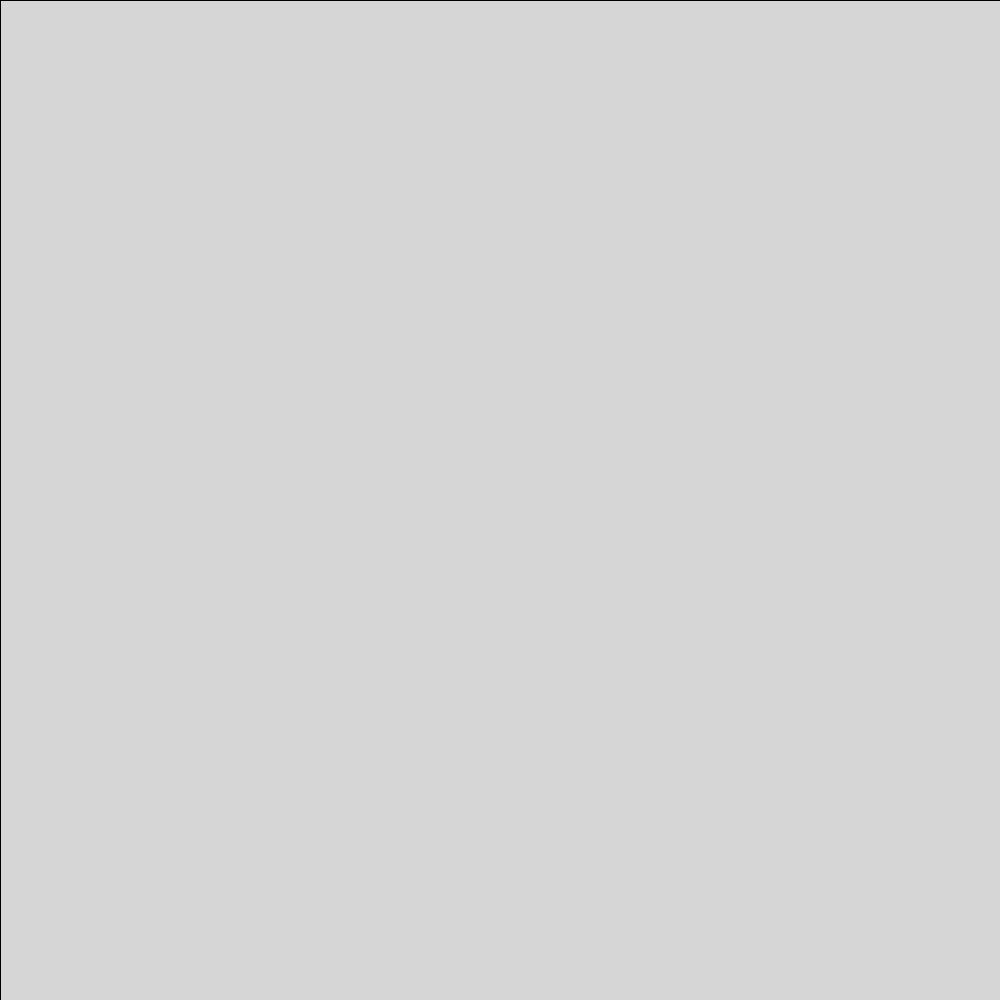
Frame 1 (no input)
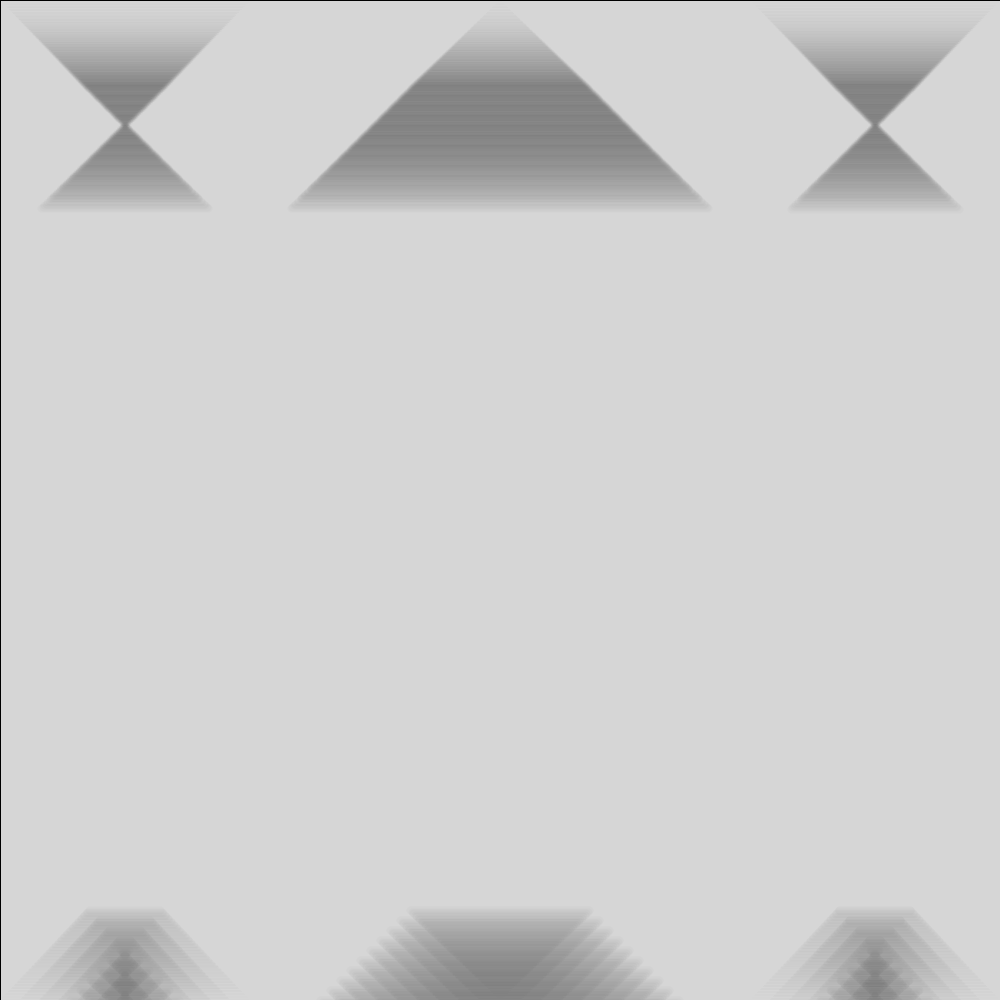
Frame 60 (the mouse pressed at the canvas centre just before this capture)
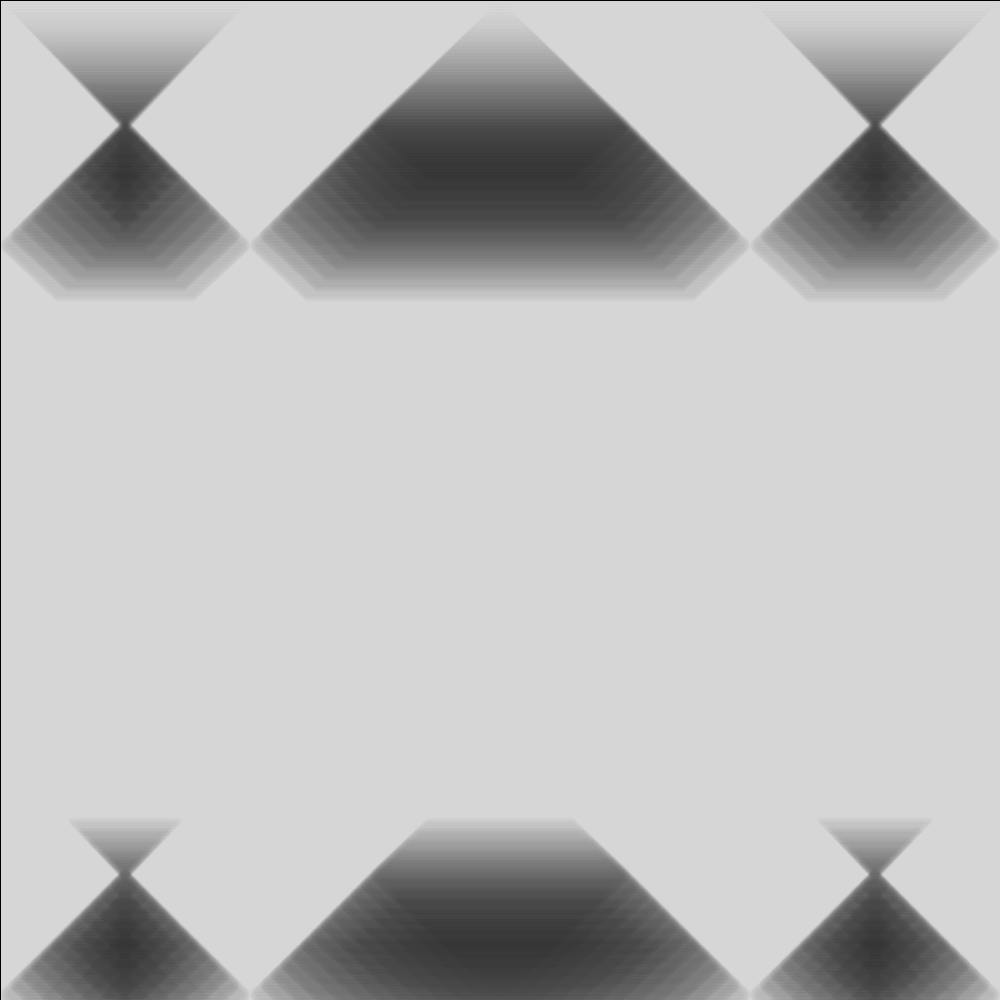
Frame 120 (the mouse held since frame 60 and released just before this capture)

The Processing sketch that drew these frames (run headless with seeded random() and noise(); from frame 60 on, the mouse is pressed at the canvas centre):

// Processing sketch: Final_Residency_Object2MultiplesTestCArtisticTests
// ── Final_Residency_Object2MultiplesTestCArtisticTests.pde
Lineangle lineangleA1 = new Lineangle();

void setup() {
  size(1000,1000);
  fill (255,50);
  rect(0,0,width,height);
}

void draw() {
  //background(255);
  lineangleA1.lineangleMove1();
  lineangleA1.lineangleMove2();
  lineangleA1.lineangleMove3();
  lineangleA1.lineangleMove4();
  lineangleA1.lineangleMove5();
  lineangleA1.lineangleMove6();
}

class Lineangle {
  float pointX = 0; 
  //change to 250 to reverse strokewidth and vertical orientation
  float pointY = 0;
  float moveX = .25;
  float moveY = .25;
  
  
  Lineangle() {
  }
  
  void lineangleMove1() {
    if (pointX > width/8 || pointX < 0) { 
      moveX = moveX * -1;
    }
    if (pointY > height || pointY < 0) { 
      moveY = moveY * -1;
    }
    stroke(0,5);
    if (pointX >= 0) {
      strokeWeight(pointX/11);
    } else { 
      strokeWeight(pointX/-23);
    }
      for (int i = 0; i <125; i = i + 10) {
      line(i+pointX,i+pointY, width/4 - (i+pointX), i+pointY);
     }
     pointX = pointX + moveX;
     pointY = pointY + moveY;
     
  }
  void lineangleMove2() {
    if (pointX > width/8 || pointX < 0) { 
      moveX = moveX * -1;
    }
    if (pointY > height || pointY < 0) { 
      moveY = moveY * -1;
    }
    stroke(0,5);
    if (pointX >= 0) {
      strokeWeight(pointX/11);
    } else { 
      strokeWeight(pointX/-23);
    }
      for (int i = 0; i <125; i = i + 10) {
      line(i+pointX+(width/2),i+pointY, width/2 - (i+pointX), i+pointY);
     }
     pointX = pointX + moveX ;
     pointY = pointY + moveY;
     
  }
  void lineangleMove3() {
    if (pointX > width/8 || pointX < 0) { 
      moveX = moveX * -1;
    }
    if (pointY > height || pointY < 0) { 
      moveY = moveY * -1;
    }
    stroke(0,5);
    if (pointX >= 0) {
      strokeWeight(pointX/11);
    } else { 
      strokeWeight(pointX/-23);
    }
      for (int i = 0; i <125; i = i + 10) {
      line(i+pointX+(width*.75),i+pointY, width - (i+pointX), i+pointY);
     }
     pointX = pointX + moveX ;
     pointY = pointY + moveY;
     
  }
    void lineangleMove4() {
    if (pointX > width/8 || pointX < 0) { 
      moveX = moveX * -1;
    }
    if (pointY > height || pointY < 0) { 
      moveY = moveY * -1;
    }
    stroke(0,5);
    if (pointX >= 0) {
      strokeWeight(pointX/11);
    } else { 
      strokeWeight(pointX/-23);
    }
      for (int i = 0; i <125; i = i + 10) {
      line(i+pointX,i+pointY*-1+height, width/4 - (i+pointX), i+pointY*-1+height);
     }
     pointX = pointX + moveX ;
     pointY = pointY + moveY;
     
  }
    void lineangleMove5() {
    if (pointX > width/8 || pointX < 0) { 
      moveX = moveX * -1;
    }
    if (pointY > height || pointY < 0) { 
      moveY = moveY * -1;
    }
    stroke(0,5);
    if (pointX >= 0) {
      strokeWeight(pointX/11);
    } else { 
      strokeWeight(pointX/-23);
    }
      for (int i = 0; i <125; i = i + 10) {
      line(i+pointX + (width/2),i+pointY*-1+height, width/2 - (i+pointX), i+pointY*-1+height);
     }
     pointX = pointX + moveX ;
     pointY = pointY + moveY;
     
  }
  void lineangleMove6() {
    if (pointX > width/8 || pointX < 0) { 
      moveX = moveX * -1;
    }
    if (pointY > height || pointY < 0) { 
      moveY = moveY * -1;
    }
    stroke(0,5);
    if (pointX >= 0) {
      strokeWeight(pointX/11);
    } else { 
      strokeWeight(pointX/-23);
    }
      for (int i = 0; i <125; i = i + 10) {
      line(i+pointX + (width*.75),i+pointY*-1+height, width - (i+pointX), i+pointY*-1+height);
     }
     pointX = pointX + moveX ;
     pointY = pointY + moveY;
     
  }
}
  
